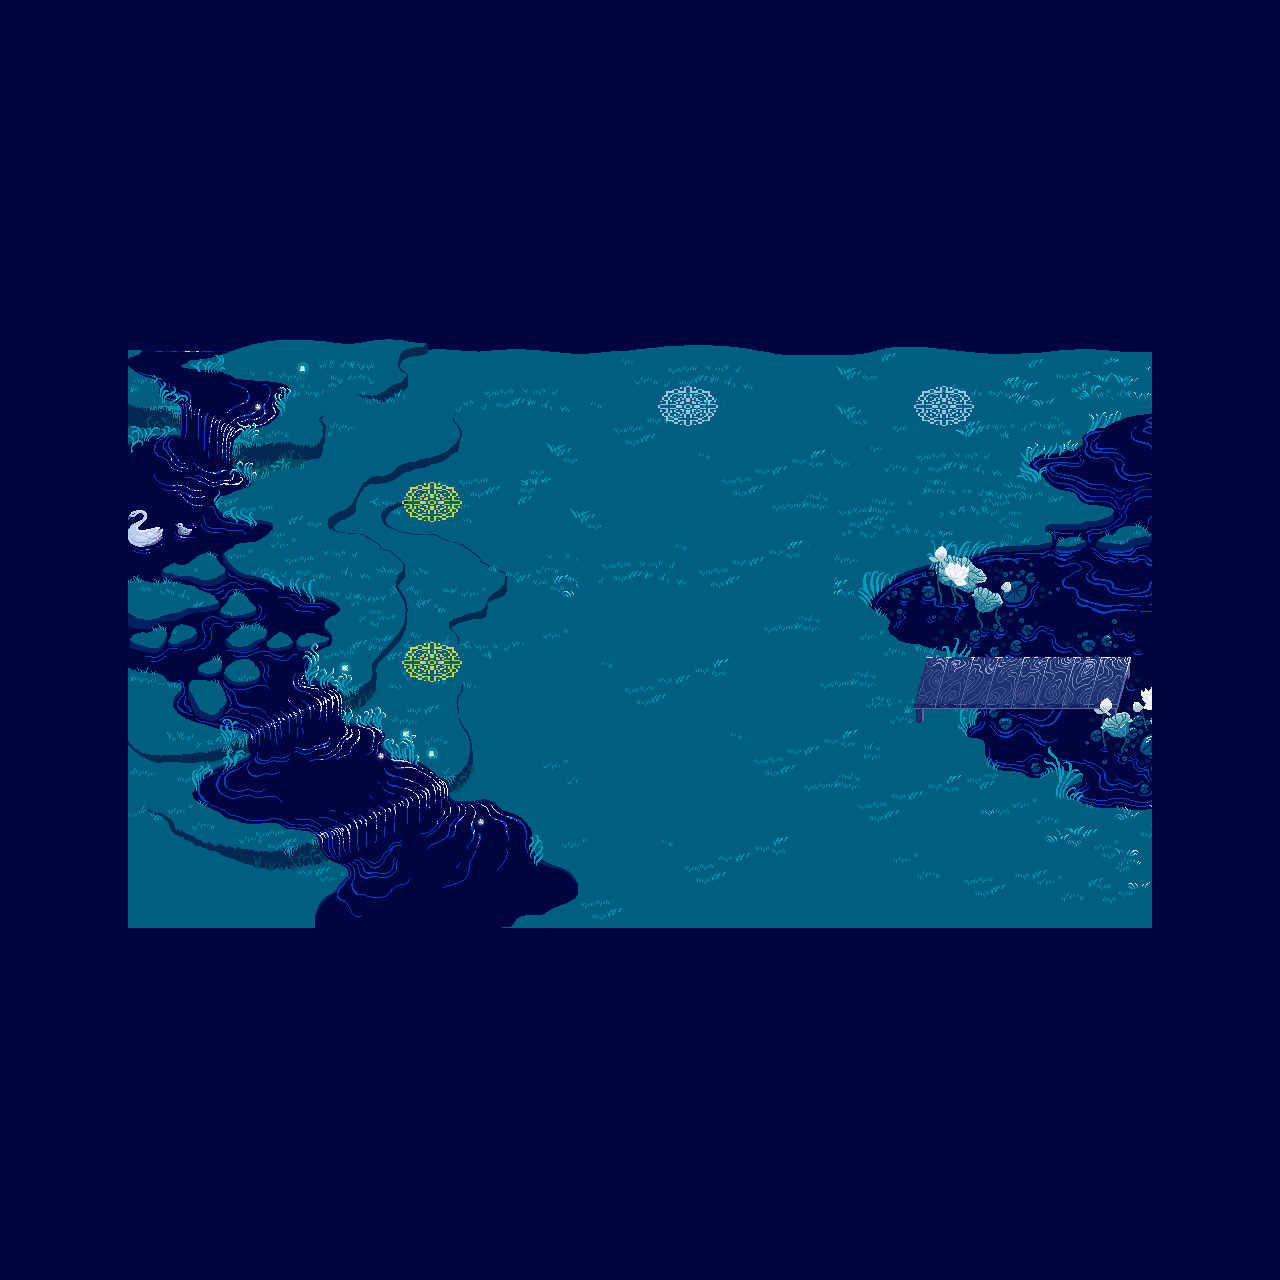

This game map was drawn from its Tiled (.tmx) file and the tilesets committed beside it. A one-line description and the trimmed map source follow:
An orthogonal 40x40 tile map with 32x32 px tiles, 3 tile layers (Background Color, Background Image, Portals), 2 tilesets.

<map version="1.4" tiledversion="1.4.2" orientation="orthogonal" renderorder="right-down" width="40" height="40" tilewidth="32" tileheight="32" infinite="0" nextlayerid="7" nextobjectid="1">
 <tileset firstgid="1" source="moonpond background tileset.tsx" />
 <tileset firstgid="801" source="../../tilesets/Gather Magic 0.x.tsx" />
 <layer id="5" name="Background Color" width="40" height="40">
  <data>[1600 cells, 1600 non-empty, 1 distinct tile ids]</data>
 </layer>
 <layer id="4" name="Background Image" width="40" height="40">
  <data>[1600 cells, 800 non-empty, 800 distinct tile ids]</data>
 </layer>
 <layer id="6" name="Portals" width="40" height="40" opacity="0.8">
  <data>[1600 cells, 24 non-empty, 12 distinct tile ids]</data>
 </layer>
</map>
